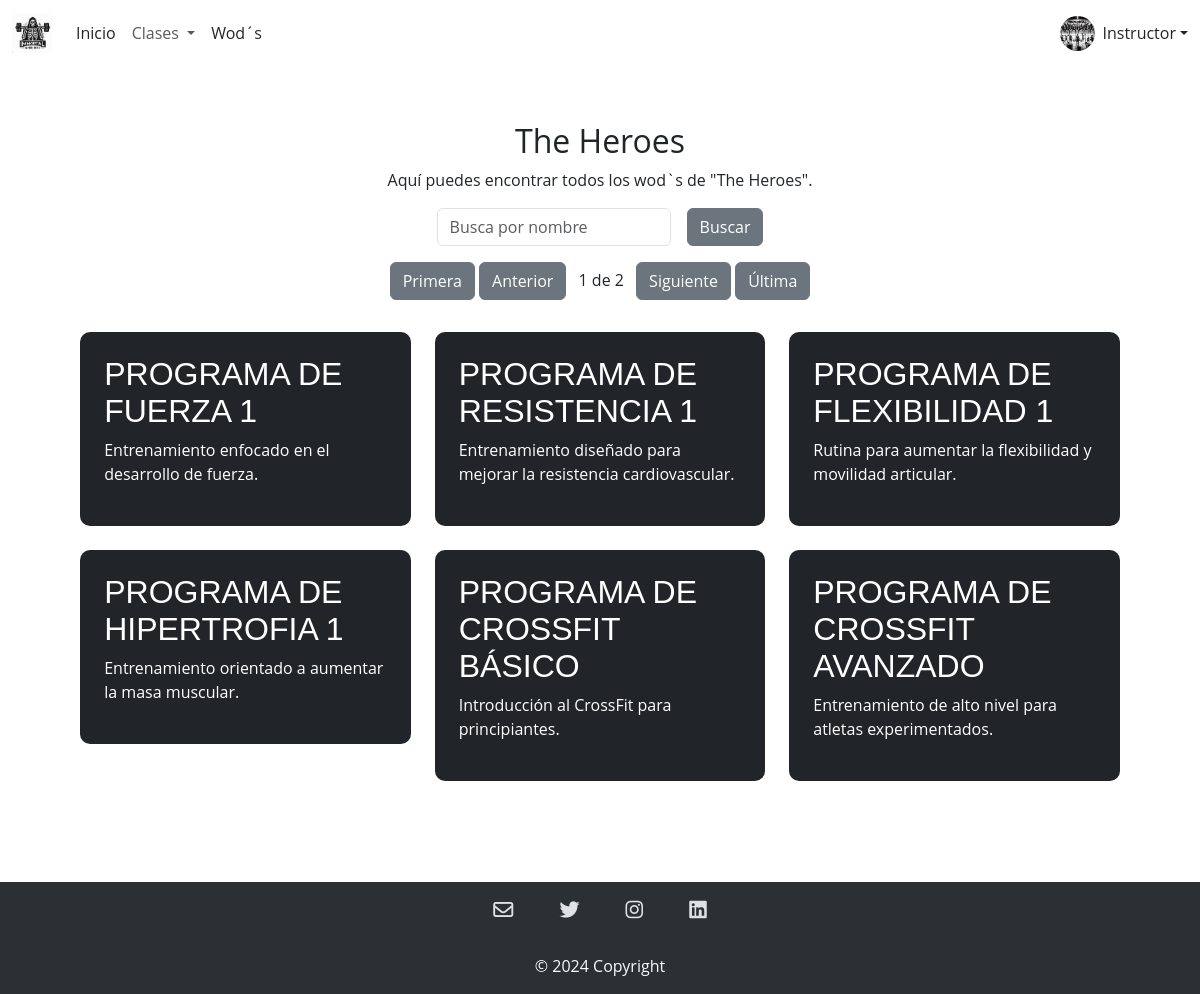
/instructor/programas.php, run on the app's committed database.
### tables this page shows
CREATE TABLE `wods` (
  `ID_Wods` int(11) NOT NULL,
  `Nombre` varchar(255) NOT NULL,
  `Descripcion` varchar(255) NOT NULL,
  `Tipo` enum('The Girls','The Heroes','Programas','Distancias','Desafios','Qualifiers') NOT NULL
);

### instructor/programas.php (the view, shortened to what this page needs)
<?php
include '../CRUD/conexion.php';
include '../modulos/headerInstructor.php';
$resultados_por_pagina = 6;
$sql_total = "SELECT COUNT(*) as total FROM wods WHERE tipo = 'Programas'";
$result_total = $conexion->query($sql_total);
$row_total = $result_total->fetch_assoc();
$total_resultados = $row_total['total'];
$total_paginas = ceil($total_resultados / $resultados_por_pagina);
$pagina_actual = isset($_GET['pagina']) ? $_GET['pagina'] : 1;
$inicio = ($pagina_actual - 1) * $resultados_por_pagina;
$sql_pagina = "SELECT * FROM wods WHERE tipo = 'Programas' LIMIT $inicio, $resultados_por_pagina";
$result_pagina = $conexion->query($sql_pagina);
?>
<section class="general bg-white my-2">
    <div class="container mt-5">
        <h2 class="text-center">The Heroes</h2>
        <div class="text-center">
            <p>Aquí puedes encontrar todos los wod`s de "The Heroes".</p>
        </div>
        <div id="data-table-basic_filter" class="d-flex justify-content-center gap-3">
            <label class="text-center">
                <input type="search" class="form-control" id="inputBusqueda" placeholder="Busca por nombre" aria-controls="data-table-basic">
            </label>
            <button class="btn btn-secondary ml-3">Buscar</button>
        </div>
        <div id="pagination" class="text-center m-3 ">
            <?php if ($total_paginas > 1) : ?>
                <a href="?pagina=1" class="btn btn-secondary">Primera</a>
                <a href="?pagina=<?php echo $pagina_actual > 1 ? $pagina_actual - 1 : 1; ?>" class="btn btn-secondary">Anterior</a>
                <span class="mx-2"><?php echo $pagina_actual; ?> de <?php echo $total_paginas; ?></span>
                <a href="?pagina=<?php echo $pagina_actual < $total_paginas ? $pagina_actual + 1 : $total_paginas; ?>" class="btn btn-secondary">Siguiente</a>
                <a href="?pagina=<?php echo $total_paginas; ?>" class="btn btn-secondary">Última</a>
            <?php endif; ?>
        </div>
        <div class="row p-3" id="wodContainer">
            <?php
            if ($result_pagina->num_rows > 0) {
                while ($wod = $result_pagina->fetch_assoc()) {
            ?>
                    <div class="cuadro-wod col-md-6 col-lg-4 mb-4 cuadro-wod">
                        <div class="p-4 bg-dark">
                            <h4 class="titulo-wods"><?php echo $wod['Nombre']; ?></h4>
                            <p><?php echo $wod['Descripcion']; ?></p>
                        </div>
                    </div>
            <?php
                }
            } else {
                echo "No se encontraron wods.";
            }
            ?>
        </div>
    </div>
</section>
<?php
include '../modulos/footer.php';
?>

### css/style.css (style rules this page uses)
* { font-family: 'Open Sans', sans-serif; }
body { background-color: #ffffff; }
.row { display: flex; justify-content: center; }
.container { justify-content: center; align-content: center; }
.p-4 { border-radius: 10px; }
.titulo-wods { font-family: 'Noto Sans JP', sans-serif; text-transform: uppercase; font-size: 2rem; line-height: normal; }
.cuadro-wod { color:white; width: 32%; height: 20%; }
.general { min-height: 100vh; }

### data on the page
wods: Nombre "PROGRAMA DE FUERZA 1", Descripcion "Entrenamiento enfocado en el desarrollo de fuerza."
wods: Nombre "PROGRAMA DE RESISTENCIA 1", Descripcion "Entrenamiento diseñado para mejorar la resistencia cardiovascular."
wods: Nombre "PROGRAMA DE FLEXIBILIDAD 1", Descripcion "Rutina para aumentar la flexibilidad y movilidad articular."
wods: Nombre "PROGRAMA DE HIPERTROFIA 1", Descripcion "Entrenamiento orientado a aumentar la masa muscular."
wods: Nombre "PROGRAMA DE CROSSFIT BÁSICO", Descripcion "Introducción al CrossFit para principiantes."
wods: Nombre "PROGRAMA DE CROSSFIT AVANZADO", Descripcion "Entrenamiento de alto nivel para atletas experimentados."

### other printed values
$pagina_actual "1"
$total_paginas "2"
